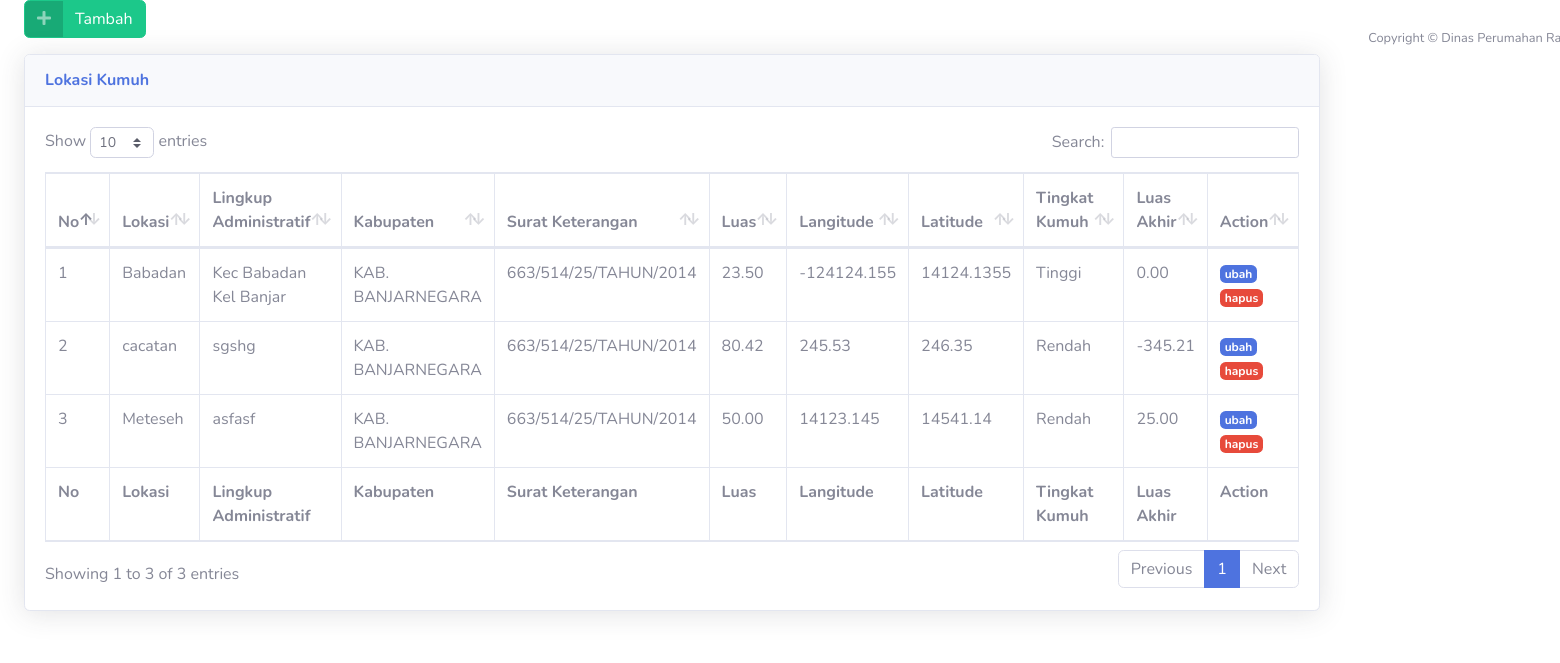
The page /index.php/user/lokasi_kumuh on the database its author committed.
### tables this page shows
CREATE TABLE `lokasi_kumuh` (
  `id_lokasi` int(11) NOT NULL,
  `lokasi` varchar(20) NOT NULL,
  `luas` decimal(6,2) NOT NULL,
  `lingkup_administratif` varchar(100) NOT NULL,
  `lng` varchar(20) NOT NULL,
  `lat` varchar(20) NOT NULL,
  `tingkat_kumuh` varchar(6) NOT NULL,
  `luas_akhir` decimal(6,2) NOT NULL,
  `id_sk` int(6) NOT NULL
);

CREATE TABLE `reg_regencies` (
  `id` char(5) NOT NULL,
  `province_id` char(2) NOT NULL,
  `name` varchar(255) NOT NULL
);

CREATE TABLE `surat_keterangan_kumuh` (
  `id_sk` int(11) NOT NULL,
  `sk` varchar(40) NOT NULL,
  `tahun` int(4) NOT NULL,
  `regency_id` char(5) NOT NULL
);

### application/controllers/User.php (called while the page is built, shortened)
<?php
class User extends CI_Controller
{
    public function __construct()
    {
        $this->load->model('alosista_model');
    }
    public function lokasi_kumuh()
    {
        $data['title'] = "Lokasi Kumuh";
        $data['content'] = $this->alosista_model->get_lokasi_kumuh()->result_array();
        $this->load->view('template/header', $data);
        $this->load->view('lokasikumuh', $data);
        $this->load->view('template/footer');
    }
}

### index.php (called while the page is built, shortened)
<?php
require_once BASEPATH.'core/CodeIgniter.php';

### application/models/Alosista_model.php (called while the page is built, shortened)
<?php
class Alosista_model extends CI_Model
{
    public function get_lokasi_kumuh()
    {
        $this->db->select('lokasi_kumuh.luas_akhir as luas_akhir, lokasi_kumuh.id_lokasi as id_lokasi, lokasi_kumuh.lokasi as lokasi,lokasi_kumuh.luas as luas, lokasi_kumuh.lingkup_administratif as lingkup_administratif, lokasi_kumuh.lng as lng, lokasi_kumuh.lat as lat, lokasi_kumuh.tingkat_kumuh as tingkat_kumuh,  surat_keterangan_kumuh.id_sk as id_sk,surat_keterangan_kumuh.sk as sk, reg_regencies.name as kabupaten, lokasi_kumuh.tingkat_kumuh as tingkat_kumuh');
        return $this->db->from('lokasi_kumuh')->join('surat_keterangan_kumuh', 'surat_keterangan_kumuh.id_sk=lokasi_kumuh.id_sk', 'LEFT')->join('reg_regencies', 'reg_regencies.id=surat_keterangan_kumuh.regency_id', 'LEFT')->get();
    }
}

### application/views/lokasikumuh.php (the view)
<div class="container-fluid">
    <a class="btn btn-success btn-icon-split mb-3 ml-auto" href="<?php echo base_url('user/lokasi_kumuh_tambah') ?>"><span class="icon text-white-50">
            <i class="fas fa-plus"></i>
        </span>
        <span class="text">Tambah</span></a>
    <div class="card shadow mb-4 ">
        <div class="card-header py-3">
            <h6 class="m-0 font-weight-bold text-primary">Lokasi Kumuh</h6>
        </div>
        <div class="card-body">
            <div class="table-responsive">
                <table class="table table-bordered" id="dataTable" width="100%" cellspacing="0">
                    <thead>
                        <tr>
                            <th>No</th>
                            <th>Lokasi</th>
                            <th>Lingkup Administratif</th>
                            <th>Kabupaten</th>
                            <th>Surat Keterangan</th>
                            <th>Luas</th>
                            <th>Langitude</th>
                            <th>Latitude</th>
                            <th>Tingkat Kumuh</th>
                            <th>Luas Akhir</th>
                            <th>Action</th>
                        </tr>
                    </thead>
                    <tfoot>
                        <tr>
                            <th>No</th>
                            <th>Lokasi</th>
                            <th>Lingkup Administratif</th>
                            <th>Kabupaten</th>
                            <th>Surat Keterangan</th>
                            <th>Luas</th>
                            <th>Langitude</th>
                            <th>Latitude</th>
                            <th>Tingkat Kumuh</th>
                            <th>Luas Akhir</th>
                            <th>Action</th>
                        </tr>
                    </tfoot>
                    <tbody>
                        <?php $i = 1; ?>
                        <?php foreach ($content as $key) : ?>
                            <tr>
                                <td><?php echo $i++; ?></td>
                                <td><?php echo $key['lokasi']; ?></td>
                                <td><?php echo $key['lingkup_administratif']; ?></td>
                                <td><?php echo $key['kabupaten']; ?></td>
                                <td><?php echo $key['sk']; ?></td>
                                <td><?php echo $key['luas']; ?></td>
                                <td><?php echo $key['lng']; ?></td>
                                <td><?php echo $key['lat']; ?></td>
                                <td><?php echo $key['tingkat_kumuh']; ?></td>
                                <td><?php echo $key['luas_akhir']; ?></td>
                                <td>
                                    <a href="<?php echo base_url('user/lokasi_kumuh_ubah/') ?><?php echo $key['id_lokasi'] ?>"><span class="badge badge-primary">ubah</span></a>
                                    <a href=" <?php echo base_url('user/lokasi_kumuh_hapus/') ?><?php echo $key['id_lokasi'] ?>"><span class="badge badge-danger" onclick="return confirm('yakin')">hapus</span></a>
                                </td>
                            </tr>
                        <?php endforeach; ?>
                    </tbody>
                </table>
            </div>
        </div>
    </div>
</div>

### rows shown on the page
lokasi_kumuh: lokasi "Babadan", lingkup_administratif "Kec Babadan Kel Banjar", reg_regencies.name "KAB. BANJARNEGARA", id_sk.sk "663/514/25/TAHUN/2014", luas "23.50", lng "-124124.155", lat "14124.1355", tingkat_kumuh "Tinggi", luas_akhir "0.00"
lokasi_kumuh: lokasi "cacatan", lingkup_administratif "sgshg", reg_regencies.name "KAB. BANJARNEGARA", id_sk.sk "663/514/25/TAHUN/2014", luas "80.42", lng "245.53", lat "246.35", tingkat_kumuh "Rendah", luas_akhir "-345.21"
lokasi_kumuh: lokasi "Meteseh", lingkup_administratif "asfasf", reg_regencies.name "KAB. BANJARNEGARA", id_sk.sk "663/514/25/TAHUN/2014", luas "50.00", lng "14123.145", lat "14541.14", tingkat_kumuh "Rendah", luas_akhir "25.00"
